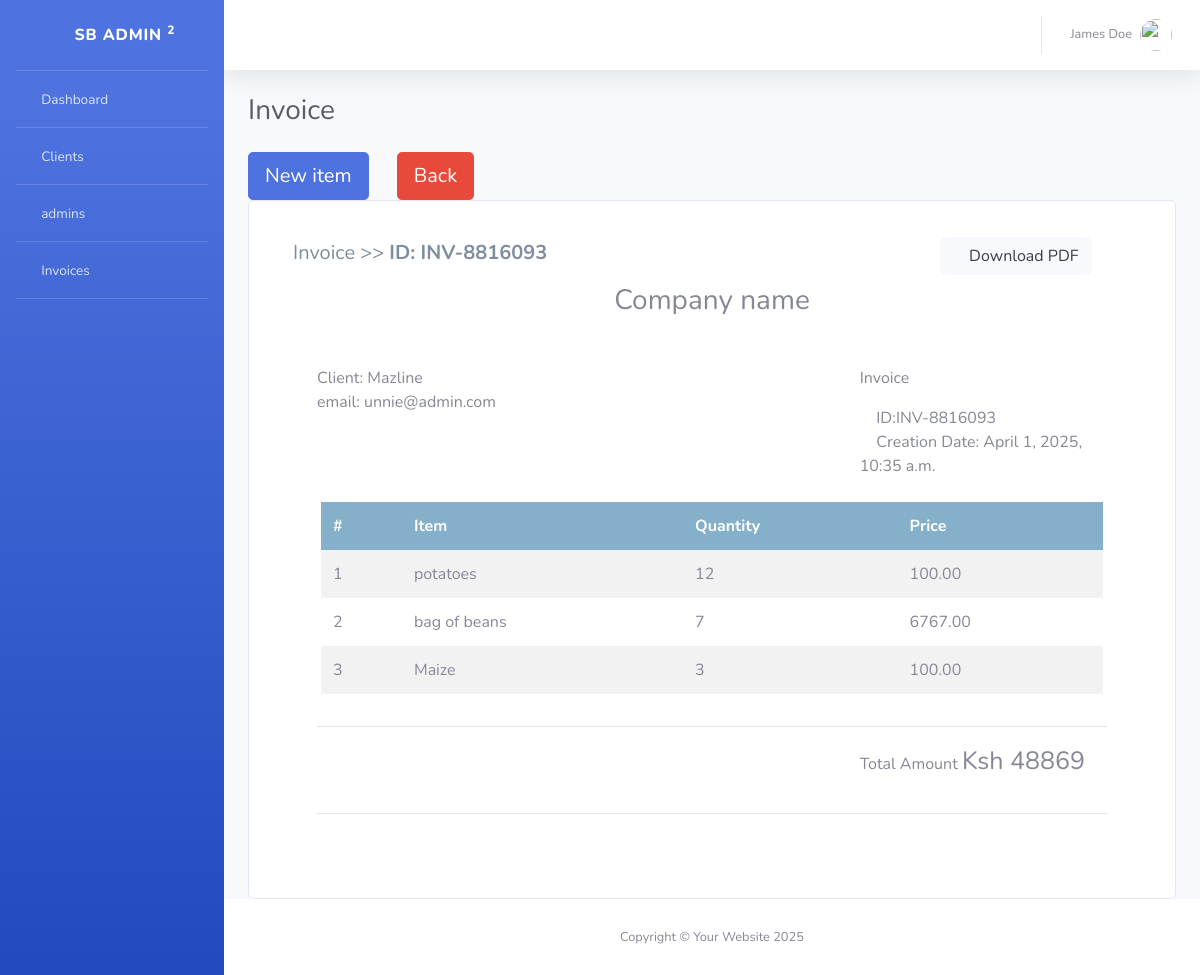
Page /dashboard/charges/5 (signed in) on the committed database.
### accounts/models.py (models this page shows, shortened)
class CustomUser(AbstractUser):
    ROLE_CHOICES = (
        ('admin', 'Admin'),
        ('user', 'User'),
    )
    first_name = models.CharField(max_length=50)
    last_name = models.CharField(max_length=50)
    email = models.EmailField(unique=True)
    role = models.CharField(max_length=20, choices=ROLE_CHOICES)
    is_active = models.BooleanField(default=False)
    is_staff = models.BooleanField(default=False)
    USERNAME_FIELD = 'email'
    REQUIRED_FIELDS = []
    objects = CustomUserManager()

### invoice/models.py (models this page shows, shortened)
class Invoice(models.Model):
    client = models.ForeignKey(Client, on_delete=models.CASCADE)
    invoice_no = models.CharField(max_length=100)
    created_at = models.DateTimeField(auto_now_add=True)
    total_amount = models.DecimalField(max_digits=10, decimal_places=2,default=0.00)

class Client(models.Model):
    name = models.CharField(max_length=255)
    email = models.EmailField()
    phone = models.CharField(max_length=20)

class InvoiceItem(models.Model):
    invoice = models.ForeignKey(Invoice, related_name='items', on_delete=models.CASCADE)
    name = models.CharField(max_length=255)
    quantity = models.IntegerField()
    price = models.DecimalField(max_digits=10, decimal_places=2)

### invoice/views.py (the view)
# urls.py: path('charges/<int:invoice_id>',views.charges,name="charges"),
@login_required(login_url='login')
def charges(request,invoice_id):
    if request.method == "POST":
        form = InvoiceItemForm(request.POST)
        if form.is_valid():
            form.instance.invoice_id = invoice_id
            form.save()
            messages.success(request,"Item added successfully")
            return redirect('charges',invoice_id=invoice_id)
    else:
        form = InvoiceItemForm()
    charges = InvoiceItem.objects.filter(invoice_id=invoice_id)
    invoice = Invoice.objects.get(id=invoice_id)
    total_charges = InvoiceItem.objects.filter(invoice_id=invoice_id).aggregate(total=Sum(F('price') * F('quantity')))['total']
    context = {
        'charges':charges,
        'invoice':invoice,
        'total_charges':total_charges,
        'form':form,
    }
    return render(request,'dashboard/invoice.html',context)

### templates/dashboard/invoice.html (shortened to what this page needs)
{% extends 'base.html' %}
{% load static %}
    {% block content%}
    <link href="{% static 'vendor/datatables/dataTables.bootstrap4.min.css' %}" rel="stylesheet">
    {% include 'includes/sidebar.html' %}
    {% include 'includes/navbar.html' %}
                <div class="container-fluid">
                    <div class="d-sm-flex align-items-center justify-content-between mb-4">
                        <h1 class="h3 mb-0 text-gray-800">Invoice</h1>
                    </div>
                    <button type="button" class="btn btn-primary btn-lg" data-toggle="modal" data-target="#exampleModalCenter">
                        New item
                      </button>
                      <a href="{% url 'list_objects' 'invoice' 'Invoice' %}" class="btn btn-danger btn-lg mx-4">Back</a>
                        <div class="card">
                            <div class="card-body">
                            <div class="container mb-5 mt-3">
                                <div class="row d-flex align-items-baseline">
                                <div class="col-xl-9">
                                    <p style="color: #7e8d9f;font-size: 20px;">Invoice >> <strong>ID: {{invoice.invoice_no}}</strong></p>
                                </div>
                                <div class="col-xl-3 float-end">
                                    <a href="{% url 'generate_invoice_pdf' invoice.id %}" data-mdb-ripple-init class="btn btn-light text-capitalize" data-mdb-ripple-color="dark"><i
                                        class="far fa-file-pdf text-danger"></i> Download PDF</a>
                                </div>
                                </div>
                                <div class="container">
                                <div class="col-md-12 mb-5">
                                    <div class="text-center">
                                    <p class="h3">Company name</p>
                                    </div>
                                </div>
                                <div class="row">
                                    <div class="col-xl-8">
                                    <ul class="list-unstyled">
                                        <li class="text-muted">Client: <span class="fw-bold">{{invoice.client.name}}</span></li>
                                        <li class="text-muted">email: <span class="fw-bold">{{invoice.client.email}}</li>
                                    </ul>
                                    </div>
                                    <div class="col-xl-4">
                                    <p class="text-muted">Invoice</p>
                                    <ul class="list-unstyled">
                                        <li class="text-muted"><i class="fas fa-circle" style="color:#84B0CA ;"></i> <span
                                            class="fw-bold">ID:</span>{{invoice.invoice_no}}</li>
                                        <li class="text-muted"><i class="fas fa-circle" style="color:#84B0CA ;"></i> <span
                                            class="fw-bold">Creation Date: </span>{{invoice.created_at}}</li>
                                    </ul>
                                    </div>
                                </div>
                                <div class="row my-2 mx-1 justify-content-center">
                                    <table class="table table-striped table-borderless">
                                    <thead style="background-color:#84B0CA ;" class="text-white">
                                        <tr>
                                        <th scope="col">#</th>
                                        <th scope="col">Item</th>
                                        <th scope="col">Quantity</th>
                                        <th scope="col">Price</th>
                                        </tr>
                                    </thead>
                                    <tbody>
                                    {% for charge in charges %}
                                    <tr>
                                        <td scope="row ">{{ forloop.counter }}</td>
                                        <td>{{charge.name}}</td>
                                        <td>{{charge.quantity}}</td>
                                        <td>{{charge.price}}</td>
                                    </tr>
                                    {% endfor %}
                                    </tbody>
                                    </table>
                                </div>
                                <hr class="mb-3">
                                <div class="row">
                                    <div class="col-xl-8">
                                    </div>
                                    <div class="col-xl-4">
                                    <p class="text-black float-start"><span class="text-black me-3"> Total Amount </span><span
                                        style="font-size: 25px;"> Ksh {{total_charges}}</span></p>
                                    </div>
                                </div>
                                <hr>
                                </div>
                            </div>
                            </div>
                        </div>
                </div>
            </div>
 {% endblock %}

### templates/base.html (shortened to what this page needs)
{% load static %}
<!DOCTYPE html>
<html lang="en">
<head>
    <link href="{% static 'vendor/fontawesome-free/css/all.min.css' %}" rel="stylesheet" type="text/css">
    <link href="{% static 'css/sb-admin-2.min.css' %}" rel="stylesheet">
</head>
<body id="page-top">
    <div id="wrapper">
        {% block content %}
        {% endblock %}
            <footer class="sticky-footer bg-white">
                <div class="container my-auto">
                    <div class="copyright text-center my-auto">
                        <span>Copyright &copy; Your Website {% now "Y" %}</span>
                    </div>
                </div>
            </footer>
        </div>
    </div>
</body>
</html>

### templates/includes/sidebar.html (shortened to what this page needs)
  <ul class="navbar-nav bg-gradient-primary sidebar sidebar-dark accordion" id="accordionSidebar">
    <a class="sidebar-brand d-flex align-items-center justify-content-center" href="index.html">
        <div class="sidebar-brand-icon rotate-n-15">
            <i class="fas fa-laugh-wink"></i>
        </div>
        <div class="sidebar-brand-text mx-3">SB Admin <sup>2</sup></div>
    </a>
    <hr class="sidebar-divider my-0">
    <li class="nav-item">
        <a class="nav-link" href="{% url 'dashboard' %}">
            <i class="fas fa-fw fa-tachometer-alt"></i>
            <span>Dashboard</span></a>
    </li>
    <hr class="sidebar-divider my-0">
    <li class="nav-item">
        <a class="nav-link" href="{% url 'list_objects' 'invoice' 'Client' %}">
            <i class="fas fa-fw fa-user"></i>
            <span>Clients</span></a>
    </li>
    <hr class="sidebar-divider my-0">
    <li class="nav-item">
        <a class="nav-link" href="{% url 'admin_list' %}">
            <i class="fas fa-fw fa-user"></i>
            <span>admins</span></a>
    </li>
    <hr class="sidebar-divider my-0">
    <li class="nav-item">
        <a class="nav-link" href="{% url 'create_invoice' %}">
            <i class="fas fa-fw fa-clipboard-list"></i>
            <span>Invoices</span></a>
    </li>
    <hr class="sidebar-divider">
</ul>

### templates/includes/navbar.html (shortened to what this page needs)
        <div id="content-wrapper" class="d-flex flex-column">
            <div id="content">
                <nav class="navbar navbar-expand navbar-light bg-white topbar mb-4 static-top shadow">
                    <ul class="navbar-nav ml-auto">
                        <li class="nav-item dropdown no-arrow">
                            <a class="nav-link dropdown-toggle" href="#" id="userDropdown" role="button"
                                data-toggle="dropdown" aria-haspopup="true" aria-expanded="false">
                                <span class="mr-2 d-none d-lg-inline text-gray-600 small">{{request.user.first_name}} {{request.user.last_name}}</span>
                                <img class="img-profile rounded-circle"
                                    src="img/undraw_profile.svg">
                            </a>
                        </li>
                    </ul>
                </nav>

### rows in the picture
CustomUser: user.first_name "James", user.last_name "Doe"
Invoice: invoice_no "INV-8816093", client.name "Mazline", client.email "unnie@admin.com", created_at "April 1, 2025, 10:35 a.m."
InvoiceItem: name "potatoes", quantity "12", price "100.00"
InvoiceItem: name "bag of beans", quantity "7", price "6767.00"
InvoiceItem: name "Maize", quantity "3", price "100.00"

### other values in the picture
{{ total_charges }} "48869"
